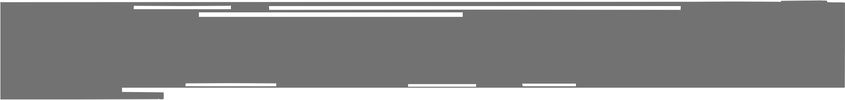
#> input picture web/assets/v2/episode.png, 845 x 100 px, given in place of bg.png, which was not available
$ python build_assets.py
#> lines starting #> are read from the running program, lines starting #| are printed output that depends on the picture
from pathlib import Path
from PIL import Image

SRC = Path(__file__).parent / "v2"
OUT = Path(__file__).parent.parent / "web" / "assets" / "v2"
ECHELLE = 2560 / 6995
OEIL = (2958, 2102, 4033, 3825)
PIECES = {
    "bg": (None, "jpg"),
    "cadre": (None, "webp"),
    "logo": ((121, 306, 3635, 1554), "webp"),
    "oeil": (OEIL, "webp"),
    "oeil_survol": (OEIL, "webp"),
    "oeil_off": (OEIL, "webp"),
    "episode": ((393, 2582, 2703, 2855), "png"),
    "etiquette": ((400, 2405, 1119, 2553), "png"),
}

OUT.mkdir(parents=True, exist_ok=True)
for nom, (boite, fmt) in PIECES.items():
    im = Image.open(SRC / f"{nom}.png")
#> im is the input picture: PIL image 845x100 RGBA; mean R, G, B, A 0, 0, 0, 117.3
    if boite:
        im = im.crop(boite)
    taille = (round(im.width * ECHELLE), round(im.height * ECHELLE))
#> taille = (309, 37)
    im = im.resize(taille, Image.LANCZOS)
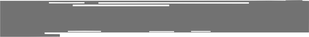
#> im: PIL image 309x37 RGBA; mean R, G, B, A 0, 0, 0, 117.8; transparent parts drawn white
    dest = OUT / f"{nom}.{fmt}"
    if fmt == "jpg":
        im.convert("RGB").save(dest, quality=88, optimize=True, progressive=True)
    elif fmt == "webp":
        im.save(dest, quality=92, alpha_quality=100, method=6)
    else:
        im.save(dest, optimize=True)
    print(f"{dest.name:18} {taille[0]}x{taille[1]}  css {taille[0]/2:g}x{taille[1]/2:g}  "
          f"pos {boite[0]*ECHELLE/2:.1f},{boite[1]*ECHELLE/2:.1f}" if boite else f"{dest.name:18} {taille}")
#| bg.jpg             (309, 37)
#> pass 2 of the loop `for nom, (boite, fmt) in PIECES.items():`:
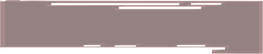
#> input picture web/assets/v2/etiquette.png, 263 x 54 px, given in place of cadre.png, which was not available
#> im is the input picture: PIL image 263x54 RGBA; mean R, G, B, A 63.6, 29.1, 29.1, 117.3
#> `im = im.resize(taille, Image.LANCZOS)`:
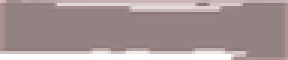
#> im: PIL image 96x20 RGBA (shown 3 times larger); mean R, G, B, A 67.7, 30.4, 30.4, 118.1; transparent parts drawn white
#| cadre.webp         (96, 20)
#> (the run stopped early here; a loop or call above may not have finished)
